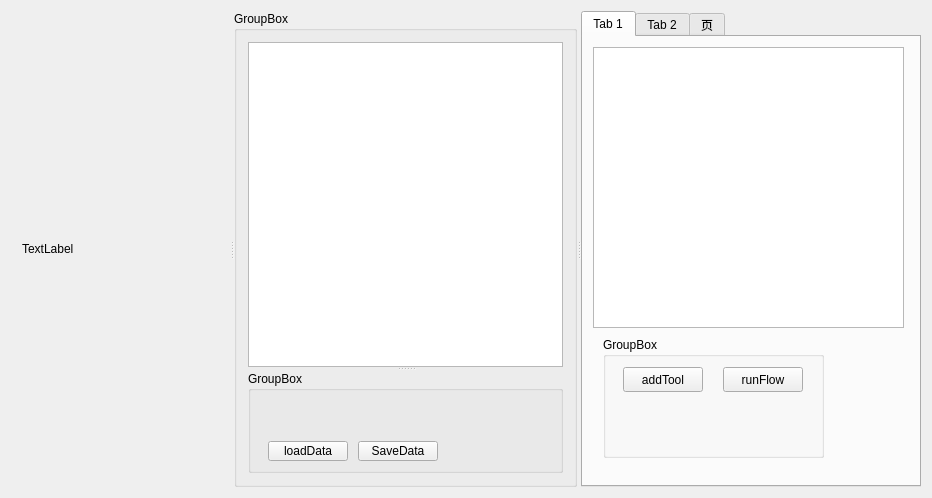
<?xml version="1.0" encoding="UTF-8"?>
<ui version="4.0">
 <class>MainWindow</class>
 <widget class="QWidget" name="MainWindow">
  <property name="geometry">
   <rect>
    <x>0</x>
    <y>0</y>
    <width>932</width>
    <height>498</height>
   </rect>
  </property>
  <property name="windowTitle">
   <string>noName</string>
  </property>
  <property name="styleSheet">
   <string notr="true"/>
  </property>
  <layout class="QHBoxLayout" name="horizontalLayout">
   <item>
    <widget class="QSplitter" name="splitter">
     <property name="orientation">
      <enum>Qt::Horizontal</enum>
     </property>
     <widget class="QWidget" name="centralWidget" native="true">
      <property name="styleSheet">
       <string notr="true"/>
      </property>
      <layout class="QVBoxLayout" name="verticalLayout">
       <item>
        <widget class="QLabel" name="label">
         <property name="minimumSize">
          <size>
           <width>160</width>
           <height>100</height>
          </size>
         </property>
         <property name="styleSheet">
          <string notr="true"/>
         </property>
         <property name="text">
          <string>TextLabel</string>
         </property>
        </widget>
       </item>
      </layout>
     </widget>
     <widget class="QGroupBox" name="groupBox_2">
      <property name="title">
       <string>GroupBox</string>
      </property>
      <layout class="QVBoxLayout" name="verticalLayout_2">
       <item>
        <widget class="QSplitter" name="splitter_2">
         <property name="orientation">
          <enum>Qt::Vertical</enum>
         </property>
         <widget class="QListWidget" name="listWidget_2">
          <property name="minimumSize">
           <size>
            <width>30</width>
            <height>30</height>
           </size>
          </property>
          <property name="maximumSize">
           <size>
            <width>9955</width>
            <height>16777215</height>
           </size>
          </property>
          <property name="styleSheet">
           <string notr="true"/>
          </property>
         </widget>
         <widget class="QGroupBox" name="groupBox_4">
          <property name="minimumSize">
           <size>
            <width>60</width>
            <height>60</height>
           </size>
          </property>
          <property name="title">
           <string>GroupBox</string>
          </property>
          <widget class="QPushButton" name="pushButton_SaveData">
           <property name="geometry">
            <rect>
             <x>110</x>
             <y>70</y>
             <width>80</width>
             <height>20</height>
            </rect>
           </property>
           <property name="styleSheet">
            <string notr="true"/>
           </property>
           <property name="text">
            <string>SaveData</string>
           </property>
          </widget>
          <widget class="QPushButton" name="pushButton_loadData">
           <property name="geometry">
            <rect>
             <x>20</x>
             <y>70</y>
             <width>80</width>
             <height>20</height>
            </rect>
           </property>
           <property name="text">
            <string>loadData</string>
           </property>
          </widget>
         </widget>
        </widget>
       </item>
      </layout>
     </widget>
     <widget class="QTabWidget" name="tabWidget">
      <property name="currentIndex">
       <number>0</number>
      </property>
      <widget class="QWidget" name="tab">
       <attribute name="title">
        <string>Tab 1</string>
       </attribute>
       <widget class="QListWidget" name="listWidget">
        <property name="geometry">
         <rect>
          <x>10</x>
          <y>10</y>
          <width>311</width>
          <height>281</height>
         </rect>
        </property>
        <property name="minimumSize">
         <size>
          <width>20</width>
          <height>30</height>
         </size>
        </property>
        <property name="maximumSize">
         <size>
          <width>600</width>
          <height>16777215</height>
         </size>
        </property>
        <property name="styleSheet">
         <string notr="true"/>
        </property>
       </widget>
       <widget class="QGroupBox" name="groupBox_3">
        <property name="geometry">
         <rect>
          <x>20</x>
          <y>300</y>
          <width>221</width>
          <height>121</height>
         </rect>
        </property>
        <property name="title">
         <string>GroupBox</string>
        </property>
        <widget class="QPushButton" name="pushButton_addTool">
         <property name="geometry">
          <rect>
           <x>20</x>
           <y>30</y>
           <width>80</width>
           <height>25</height>
          </rect>
         </property>
         <property name="text">
          <string>addTool</string>
         </property>
        </widget>
        <widget class="QPushButton" name="pushButton_runFlow">
         <property name="geometry">
          <rect>
           <x>120</x>
           <y>30</y>
           <width>80</width>
           <height>25</height>
          </rect>
         </property>
         <property name="text">
          <string>runFlow</string>
         </property>
        </widget>
       </widget>
      </widget>
      <widget class="QWidget" name="tab_2">
       <attribute name="title">
        <string>Tab 2</string>
       </attribute>
       <widget class="QGroupBox" name="groupBox">
        <property name="geometry">
         <rect>
          <x>30</x>
          <y>10</y>
          <width>211</width>
          <height>221</height>
         </rect>
        </property>
        <property name="title">
         <string>GroupBox</string>
        </property>
        <widget class="QPushButton" name="pushButton_OpenImageMat">
         <property name="geometry">
          <rect>
           <x>30</x>
           <y>30</y>
           <width>131</width>
           <height>20</height>
          </rect>
         </property>
         <property name="text">
          <string>OpenImageMat</string>
         </property>
        </widget>
        <widget class="QPushButton" name="pushButton_saveImageXml">
         <property name="geometry">
          <rect>
           <x>40</x>
           <y>90</y>
           <width>141</width>
           <height>20</height>
          </rect>
         </property>
         <property name="text">
          <string>saveImageXml</string>
         </property>
        </widget>
       </widget>
      </widget>
      <widget class="QWidget" name="tab_3">
       <attribute name="title">
        <string>页</string>
       </attribute>
       <layout class="QVBoxLayout" name="verticalLayout_3">
        <item>
         <widget class="QTextBrowser" name="textBrowser">
          <property name="styleSheet">
           <string notr="true"/>
          </property>
         </widget>
        </item>
       </layout>
      </widget>
     </widget>
    </widget>
   </item>
  </layout>
 </widget>
 <layoutdefault spacing="6" margin="11"/>
 <resources/>
 <connections/>
</ui>
